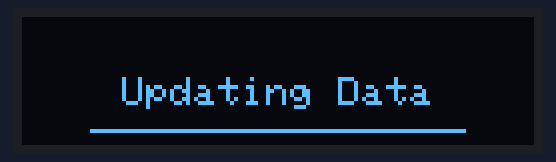
Recording of a sketch running on a simulated ESP8266 (NodeMCU). Shown: 128×32 one-colour display. WiFi joins after 1.5 s; servers stay silent unless stated; the display library's start-up logo is not drawn; uploads are accepted with an empty reply; the local clock reads 2024-03-15 10:24:30 at power-on unless the sketch sets it; what the sketch prints to the serial monitor is not drawn.

Above: at 3.6 s.
At 8.24 s:
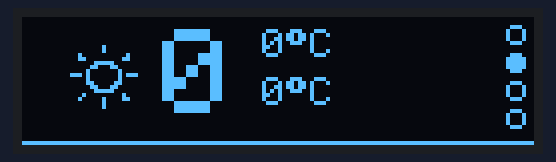
At 14.81 s:
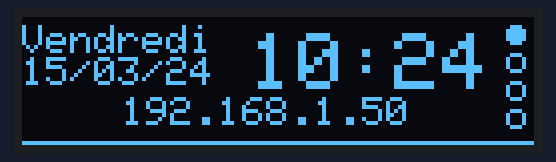
At 19.05 s:
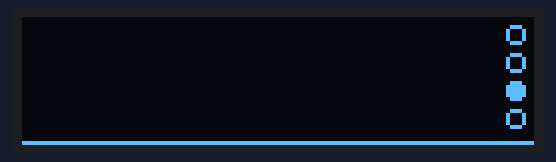
At 30.39 s:
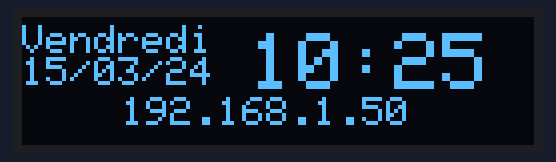
At 38.4 s:
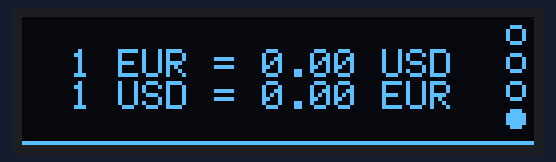

The sketch:

Oled_adafruit.ino
```cpp
#include <Adafruit_GFX.h>
#include <Adafruit_SSD1306.h>
#include <ArduinoJson.h>
#include <ESP8266HTTPClient.h>

#include <ESP8266WiFi.h>
#include <time.h>

#include "meteo.h"
#include "Wifi.h"

/* For the update */
HTTPClient http;

/* Weather */
int high = 0;
int low = 0;
int temp = 0;

/* Exchange */
float EUR_USD = 0;
float USD_EUR = 0;

/* Knowledge */
String knowledge = " ";

/* Util */
Adafruit_SSD1306 display(0);

WiFiClient myclient;

time_t now = 0;
time_t next_update = 0;

typedef void (* Function) ();

void my_strftime(char *_buffer, int size, const char* const _format, struct tm* _tm) {
  const char *f = _format;
  int pos = 0;

  const char* day[9] = {"Dimanche", "Lundi", "Mardi", "Mercredi", "Jeudi", "Vendredi", "Samedi"};

  memset(_buffer, 0, size);

  while ( *f != '\0' ) {
    if ( *f != '%' ) _buffer[pos++] = *f;
    else {
      ++f;
      switch(*f) {
        case 'A':
          pos += sprintf(_buffer + pos, "%s", day[_tm->tm_wday]);
          break;
        case 'd':
          pos += sprintf(_buffer + pos, "%02d", _tm->tm_mday);
          break;
        case 'm':
          pos += sprintf(_buffer + pos, "%02d", _tm->tm_mon + 1);
          break;
        case 'y':
          pos += sprintf(_buffer + pos, "%02d", _tm->tm_year % 100);
          break;
        case 'H':
          pos += sprintf(_buffer + pos, "%02d", _tm->tm_hour);
          break;
        case 'M':
          pos += sprintf(_buffer + pos, "%02d", _tm->tm_min);
          break;
        default:
          _buffer[pos++] = *f;
          break;
      }
    }

    ++f;
  }

  _buffer[pos] = '\0';
}

/* Util */
void waiting(uint8_t screen, uint8_t out_of) {
  uint8_t marging = 3;
  uint8_t screenHeight = display.height() - 1;
  uint8_t screenWidth = display.width();
  uint8_t pos = (screenHeight - marging) / out_of;

  for ( uint8_t i = 1; i < out_of + 1; i++) {
    if ( i == screen )
      display.fillCircle(screenWidth - 5, pos * i - marging, 2, WHITE);
    else
      display.drawCircle(screenWidth - 5, pos * i - marging, 2, WHITE);
  }

  for (uint8_t y=0; y < screenWidth ; y++) {
     display.drawPixel(y, screenHeight, WHITE);
     delay(1);
     display.display();
  }

  delay(350);
  display.clearDisplay();
}

/* Screen */
char time_b[10];

void dateTime() {
  int date_size = 0;
  struct tm *local = localtime(&now);

  display.setCursor(57,4);
  display.setTextSize(2);
  my_strftime(time_b, 10, "%H:%M", local);
  display.print(time_b);

  display.setTextSize(1);

  display.setCursor(25, 20);
  display.print(WiFi.localIP());

  display.setCursor(0,2);
  my_strftime(time_b, 10, "%A", local);
  display.println(time_b);

  my_strftime(time_b, 10, "%d/%m/%y", local);
  display.print(time_b);
  display.display();
}

void weather() {
  int pos = 60;
  if ( temp >= 10 ) pos = 70;

  display.setCursor(35,3);
  display.setTextSize(3);
  display.print(temp);

  display.setTextSize(1);
  display.setCursor(pos, 3);

  display.print(high);
  display.print((char)247);
  display.println("C");

  display.setCursor(pos, 15);
  display.print(low);
  display.print((char)247);
  display.println("C");

  display.setCursor(10, 20);
  display.setFont(&Weathericon);
  display.write(66);
  display.setFont();

  display.display();
}

void trade() {
  display.setCursor(0,0);
  display.println("");
  display.print("  1 EUR = ");
  display.print(EUR_USD);
  display.println(" USD");

  display.print("  1 USD = ");
  display.print(USD_EUR);
  display.println(" EUR");
}

/* Useless - Just show multi screen handle */
void uselessKnowledge() {
  display.setCursor(0,0);
  display.println(knowledge);
}

/* Updating weather adn some other data */

void updateWeather(String _data) {
  const size_t capacity = 4*JSON_OBJECT_SIZE(1) + JSON_OBJECT_SIZE(2) + JSON_OBJECT_SIZE(3) + JSON_OBJECT_SIZE(4);
  DynamicJsonBuffer jsonBuffer(capacity);
  JsonObject& root = jsonBuffer.parseObject(_data);

  if (!root.success()) {
    Serial.println(F("Parsing failed!"));
    return;
  }

  temp = root["query"]["results"]["channel"]["item"]["condition"]["temp"];
  high = root["query"]["results"]["channel"]["item"]["forecast"]["high"];
  low  = root["query"]["results"]["channel"]["item"]["forecast"]["low"];
}

void updateExchange(String _data) {
  const size_t capacity = JSON_OBJECT_SIZE(2);
  DynamicJsonBuffer jsonBuffer(capacity);
  JsonObject& root = jsonBuffer.parseObject(_data);

  if (!root.success()) {
    Serial.println(F("Parsing failed!"));
    return;
  }

  EUR_USD = root["EUR_USD"];
  USD_EUR = root["USD_EUR"];
}

void updateKnowledge(String _data) {
  Serial.print(_data);
  knowledge = _data;
}

void updateData() {
  display.setCursor(25,15);
  display.println("Updating Data");

  display.drawLine(17, 28, 110, 28, WHITE);
  display.display();

  http.begin("http://query.yahooapis.com/v1/public/yql?q=select%20item.forecast.high,%20item.forecast.low,%20item.condition.temp,%20item.forecast.text%20from%20weather.forecast%20where%20woeid%20=590999%20and%20u=%27c%27%20limit%201&format=json");  //Specify request destination
  if (http.GET() == 200) updateWeather(http.getString());

  http.begin("http://free.currencyconverterapi.com/api/v5/convert?q=USD_EUR,EUR_USD&compact=ultra");
  if (http.GET() == 200) updateExchange(http.getString());

  display.clearDisplay();
}

/* REAL PROGRAM - Need splitting function up their */
#define UPDATE_INTERVAL 5 * 60 // Update every 5 min

Function screen[] = {dateTime, weather, uselessKnowledge, trade};
int total_screen = sizeof(screen) / sizeof(screen[0]);

void setup() {
  Serial.begin(115200);
  WiFi.begin(SSID, PASS);

  while (WiFi.status() != WL_CONNECTED) {
    delay(500);
  }

  configTime(3600, 7200, "pool.ntp.org", "time.nist.gov"); // Offset normal - Offset été

  display.begin(SSD1306_SWITCHCAPVCC, 0x3C);  // initialize with the I2C addr 0x3C (for the 128x32
  display.display();
  delay(2000);

  display.clearDisplay();
  display.setTextSize(1);
  display.setTextColor(WHITE);

  /* Start by setting parameter in order to update first */
  now = time(nullptr);
  next_update = 0;
}

void loop() {
  if ( now >= next_update ) {
    updateData();
    next_update = now + UPDATE_INTERVAL;
  }

  // For this one - Update each screen
  http.begin("http://kaldoran.fr/rdm.php");
  if (http.GET() == 200 ) updateKnowledge(http.getString());

  for ( int curr_screen = 0; curr_screen < total_screen; curr_screen++) {
    /* Compare with last value of now, just to not slow proces with 2 now */
    now = time(nullptr);
    screen[curr_screen]();
    waiting(curr_screen + 1, total_screen);
  }
}
```

Measured:
- what the display in image 0 shows lasts 0.6 s, from 3.6 s to 4.2 s
